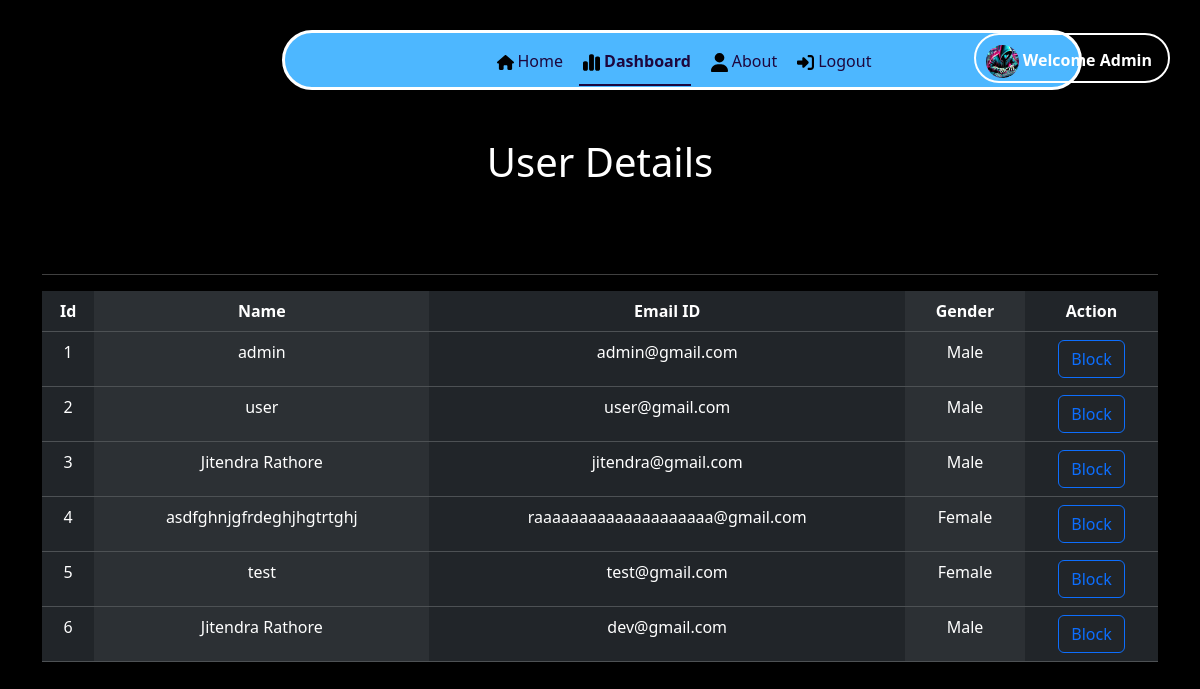
The page /admin/dashboard (signed in) on the database its author committed.
### application/model.py (models this page shows)
class Users(UserMixin, db.Model):
    __tablename__ = 'users'
    id = db.Column(db.Integer, nullable = False, primary_key = True)
    name = db.Column(db.String(50), nullable = False)
    email = db.Column(db.String(255), nullable = False, unique = True)
    password = db.Column(db.String, nullable = False)
    gender = db.Column(db.String, nullable = False)
    is_admin = db.Column(db.Boolean, default = False, nullable = False)
    is_blocked = db.Column(db.Boolean, default = False, nullable = False)
    projects = db.relationship('Projects', lazy = True, backref = 'creator')
    interest = db.relationship('Interest', lazy = True, backref = 'user')
    discussion = db.relationship('Discussion', lazy = True, backref = 'user')

### application/routes.py (the view)
@app.route("/admin/dashboard")
@login_required
def admin_dashboard():
    users = Users.query.all()
    return render_template("admin_dashboard.html", users = users)

### application/routes.py (called while the page is built)
@login_manager.user_loader
def load_user(user_id):
    return Users.query.get(int(user_id))

### templates/admin_dashboard.html (shortened to what this page needs)
{% extends "base.html" %}
{% block content %}
<section class = "container-fluid">
    <div class = "container">
        <div class="blurfle">
            <ul class = "nav justify-content-center nav-underline">
                <li class = "nav-item py-2">
                    <a class = "nav-link " href = "{{ url_for('admin_home') }}" style = "color: rgb(29, 7, 61);"><img src = "/static/images/house-solid.svg" class = "m-1" style = "width:17px"/>Home</a>
                </li>
                <li class = "nav-item py-2">
                    <a class = "nav-link active " href = "{{ url_for('admin_dashboard') }}" style = "color: rgb(29, 7, 61);"><img src = "/static/images/chart-simple-solid.svg" class = "m-1" style = "width : 17px">Dashboard</a>
                </li>
                <li class = "nav-item py-2">
                    <a class = "nav-link " href = "{{ url_for('admin_about') }}" style = "color: rgb(29, 7, 61);"><img src = "/static/images/user-solid.svg"  class = "m-1" style = "width : 17px">About</a>
                </li>
                <li class = "nav-item py-2">
                    <a class = "nav-link " href = "{{ url_for('logout') }}" style = "color: rgb(29, 7, 61);"><img src = "/static/images/right-to-bracket-solid.svg" class = "m-1" style = "width : 17px">Logout</a>
                </li>
                    <div class = "position-absolute end-0 pe-3 ros " >
                        <b>
                            <img src = "/static/images/cyber.jpeg" style = "width:33px; border-radius:30px;">
                            <a href = "" style = "color: white;" class = "link"> Welcome Admin </a> </b>
                    </div>
            </ul>
        </div>
        <div>
            <h1 class = "text-center m-5">User Details</h1>
            <br>
            <hr/>
            {% if users %}
                    <table class = "table table-dark table-striped-columns">
                        <tr class = "text-center">
                            <th>Id</th>
                            <th>Name</th>
                            <th>Email ID</th>
                            <th>Gender</th>
                            <th>Action</th>
                        </tr>
                        {% for user in users %}
                        <tr class = "text-center">
                            <td> {{ user.id }}</td>
                            <td> {{ user.name }}</td>
                            <td>{{ user.email }}</td>
                            <td>{{ user.gender }}</td>
                            <td>
                                {% if not user.is_blocked%}
                                    <a href = "" class = "link btn btn-outline-primary">Block</a>
                                {% else %}
                                    <p class = "text-danger">You are already blocked</p>
                                {% endif %}
                            </td>
                        </tr>
                        {% endfor %}
                    </table>
            {% else %}
                {{ "User Not available "}}
            {% endif %}
        </div>
        </div>
{% endblock %}

### templates/base.html (shortened to what this page needs)
<!DOCTYPE html>
<html lang="en" >
<head>
    <link href="https://cdn.jsdelivr.net/npm/bootstrap@5.3.5/dist/css/bootstrap.min.css" rel="stylesheet">
    <link rel = "stylesheet" href = "/static/CSS/style.css">
</head>
<body>
    <div class = "content">
        {% block content%}{% endblock %}
    </div>
</body>
</html>

### static/CSS/style.css (style rules this page uses)
body { background-color: black; color:white; }
.link { text-decoration: none; }
.blurfle { background-color: #4DB7FF; border: 3px solid white; border-radius: 30px; margin-top: 30px; margin-left: 240px; width: 800px; height: 60px; }
.ros { border:2px solid white; border-radius: 30px; height:50px; width:fit-content; padding: 10px 10px 10px 10px; margin: 0px 30px 30px 30px; }

### rows shown on the page
Users: id "1", name "admin", email "admin@gmail.com", gender "Male", is_blocked "Block"
Users: id "2", name "user", email "user@gmail.com", gender "Male", is_blocked "Block"
Users: id "3", name "Jitendra Rathore", email "jitendra@gmail.com", gender "Male", is_blocked "Block"
Users: id "4", name "asdfghnjgfrdeghjhgtrtghj", email "raaaaaaaaaaaaaaaaaaaa@gmail.com", gender "Female", is_blocked "Block"
Users: id "5", name "test", email "test@gmail.com", gender "Female", is_blocked "Block"
Users: id "6", name "Jitendra Rathore", email "dev@gmail.com", gender "Male", is_blocked "Block"
